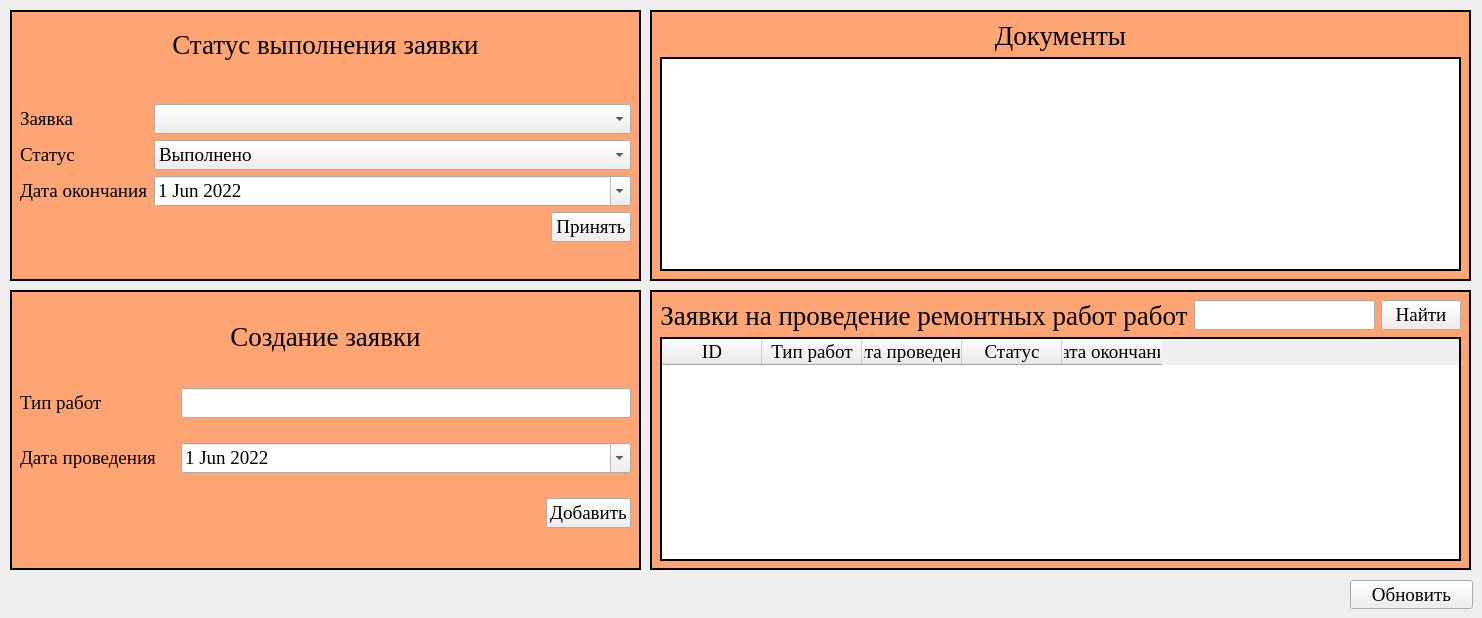
    <widget class="QWidget" name="tab_3">
     <attribute name="icon">
      <iconset>
       <normaloff>../icons/signal_growth_analysis_report_data_graph_chart_statistic_icon_212631.ico</normaloff>../icons/signal_growth_analysis_report_data_graph_chart_statistic_icon_212631.ico</iconset>
     </attribute>
     <attribute name="title">
      <string>Статистика</string>
     </attribute>
     <widget class="QFrame" name="frameForSuppliersForStorage">
      <property name="geometry">
       <rect>
        <x>650</x>
        <y>290</y>
        <width>821</width>
        <height>280</height>
       </rect>
      </property>
      <property name="maximumSize">
       <size>
        <width>16777215</width>
        <height>280</height>
       </size>
      </property>
      <property name="styleSheet">
       <string notr="true">#frameForSuppliersForStorage{
background: #FFA573;
border: 2px solid black;
}</string>
      </property>
      <property name="frameShape">
       <enum>QFrame::StyledPanel</enum>
      </property>
      <property name="frameShadow">
       <enum>QFrame::Raised</enum>
      </property>
      <widget class="QWidget" name="verticalLayoutWidget_5">
       <property name="geometry">
        <rect>
         <x>10</x>
         <y>10</y>
         <width>801</width>
         <height>261</height>
        </rect>
       </property>
       <layout class="QVBoxLayout" name="verticalLayout_5">
        <item>
         <layout class="QHBoxLayout" name="horizontalLayout_19">
          <item>
           <widget class="QLabel" name="label_12">
            <property name="font">
             <font>
              <family>Times New Roman</family>
              <pointsize>20</pointsize>
             </font>
            </property>
            <property name="text">
             <string>Заявки на проведение ремонтных работ работ</string>
            </property>
            <property name="alignment">
             <set>Qt::AlignCenter</set>
            </property>
           </widget>
          </item>
          <item>
           <widget class="QLineEdit" name="lineForSearchingForWorkStatement">
            <property name="maximumSize">
             <size>
              <width>16777215</width>
              <height>30</height>
             </size>
            </property>
            <property name="font">
             <font>
              <family>Times New Roman</family>
              <pointsize>14</pointsize>
             </font>
            </property>
           </widget>
          </item>
          <item>
           <widget class="QPushButton" name="bttnSearchForWorkStatement">
            <property name="font">
             <font>
              <family>Times New Roman</family>
              <pointsize>14</pointsize>
             </font>
            </property>
            <property name="text">
             <string>Найти</string>
            </property>
            <property name="icon">
             <iconset>
              <normaloff>../icons/search_icon_125165.ico</normaloff>../icons/search_icon_125165.ico</iconset>
            </property>
           </widget>
          </item>
         </layout>
        </item>
        <item>
         <widget class="QTableWidget" name="tableWorkStatement">
          <property name="font">
           <font>
            <family>Times New Roman</family>
            <pointsize>14</pointsize>
           </font>
          </property>
          <property name="styleSheet">
           <string notr="true">#tableWorkStatement{
border: 2px solid black
}</string>
          </property>
          <property name="selectionBehavior">
           <enum>QAbstractItemView::SelectRows</enum>
          </property>
          <property name="verticalScrollMode">
           <enum>QAbstractItemView::ScrollPerPixel</enum>
          </property>
          <property name="horizontalScrollMode">
           <enum>QAbstractItemView::ScrollPerPixel</enum>
          </property>
          <column>
           <property name="text">
            <string>ID</string>
           </property>
           <property name="font">
            <font>
             <family>Times New Roman</family>
             <pointsize>14</pointsize>
            </font>
           </property>
           <property name="textAlignment">
            <set>AlignCenter</set>
           </property>
          </column>
          <column>
           <property name="text">
            <string>Тип работ</string>
           </property>
           <property name="font">
            <font>
             <family>Times New Roman</family>
             <pointsize>14</pointsize>
            </font>
           </property>
           <property name="textAlignment">
            <set>AlignCenter</set>
           </property>
          </column>
          <column>
           <property name="text">
            <string>Дата проведения</string>
           </property>
           <property name="font">
            <font>
             <family>Times New Roman</family>
             <pointsize>14</pointsize>
            </font>
           </property>
           <property name="textAlignment">
            <set>AlignCenter</set>
           </property>
          </column>
          <column>
           <property name="text">
            <string>Статус</string>
           </property>
           <property name="font">
            <font>
             <family>Times New Roman</family>
             <pointsize>14</pointsize>
            </font>
           </property>
           <property name="textAlignment">
            <set>AlignCenter</set>
           </property>
          </column>
          <column>
           <property name="text">
            <string>Дата окончания</string>
           </property>
           <property name="font">
            <font>
             <family>Times New Roman</family>
             <pointsize>14</pointsize>
            </font>
           </property>
           <property name="textAlignment">
            <set>AlignCenter</set>
           </property>
          </column>
         </widget>
        </item>
       </layout>
      </widget>
     </widget>
     <widget class="QFrame" name="frameForDocumentsForStorage">
      <property name="geometry">
       <rect>
        <x>650</x>
        <y>10</y>
        <width>821</width>
        <height>271</height>
       </rect>
      </property>
      <property name="maximumSize">
       <size>
        <width>16777215</width>
        <height>280</height>
       </size>
      </property>
      <property name="styleSheet">
       <string notr="true">#frameForDocumentsForStorage{
background: #FFA573;
border: 2px solid black;
}</string>
      </property>
      <property name="frameShape">
       <enum>QFrame::StyledPanel</enum>
      </property>
      <property name="frameShadow">
       <enum>QFrame::Raised</enum>
      </property>
      <widget class="QWidget" name="verticalLayoutWidget_6">
       <property name="geometry">
        <rect>
         <x>10</x>
         <y>10</y>
         <width>801</width>
         <height>251</height>
        </rect>
       </property>
       <layout class="QVBoxLayout" name="verticalLayout_6">
        <item>
         <widget class="QLabel" name="label_13">
          <property name="font">
           <font>
            <family>Times New Roman</family>
            <pointsize>20</pointsize>
           </font>
          </property>
          <property name="text">
           <string>Документы</string>
          </property>
          <property name="alignment">
           <set>Qt::AlignCenter</set>
          </property>
         </widget>
        </item>
        <item>
         <widget class="QListWidget" name="listWidgetForStorage">
          <property name="font">
           <font>
            <family>Times New Roman</family>
            <pointsize>14</pointsize>
           </font>
          </property>
          <property name="styleSheet">
           <string notr="true">#listWidgetForStorage{
border: 2px solid black
}</string>
          </property>
         </widget>
        </item>
       </layout>
      </widget>
     </widget>
     <widget class="QFrame" name="frameForDocumentsForStorageForStatistic">
      <property name="geometry">
       <rect>
        <x>10</x>
        <y>10</y>
        <width>631</width>
        <height>271</height>
       </rect>
      </property>
      <property name="maximumSize">
       <size>
        <width>16777215</width>
        <height>290</height>
       </size>
      </property>
      <property name="styleSheet">
       <string notr="true">#frameForDocumentsForStorageForStatistic{
background: #FFA573;
border: 2px solid black;
}</string>
      </property>
      <property name="frameShape">
       <enum>QFrame::StyledPanel</enum>
      </property>
      <property name="frameShadow">
       <enum>QFrame::Raised</enum>
      </property>
      <widget class="QWidget" name="verticalLayoutWidget_8">
       <property name="geometry">
        <rect>
         <x>10</x>
         <y>-20</y>
         <width>611</width>
         <height>281</height>
        </rect>
       </property>
       <layout class="QVBoxLayout" name="verticalLayout_8">
        <item>
         <widget class="QLabel" name="label_17">
          <property name="maximumSize">
           <size>
            <width>16777215</width>
            <height>50</height>
           </size>
          </property>
          <property name="font">
           <font>
            <family>Times New Roman</family>
            <pointsize>20</pointsize>
           </font>
          </property>
          <property name="text">
           <string>Статус выполнения заявки</string>
          </property>
          <property name="alignment">
           <set>Qt::AlignCenter</set>
          </property>
         </widget>
        </item>
        <item>
         <layout class="QGridLayout" name="gridLayout_5">
          <item row="2" column="0">
           <widget class="QLabel" name="label_20">
            <property name="maximumSize">
             <size>
              <width>136</width>
              <height>30</height>
             </size>
            </property>
            <property name="font">
             <font>
              <family>Times New Roman</family>
              <pointsize>14</pointsize>
             </font>
            </property>
            <property name="text">
             <string>Дата окончания</string>
            </property>
           </widget>
          </item>
          <item row="0" column="0">
           <widget class="QLabel" name="label_19">
            <property name="maximumSize">
             <size>
              <width>136</width>
              <height>30</height>
             </size>
            </property>
            <property name="font">
             <font>
              <family>Times New Roman</family>
              <pointsize>14</pointsize>
             </font>
            </property>
            <property name="text">
             <string>Заявка</string>
            </property>
           </widget>
          </item>
          <item row="0" column="1">
           <widget class="QComboBox" name="comboForWorkStatement">
            <property name="maximumSize">
             <size>
              <width>16777215</width>
              <height>30</height>
             </size>
            </property>
            <property name="font">
             <font>
              <family>Times New Roman</family>
              <pointsize>14</pointsize>
             </font>
            </property>
           </widget>
          </item>
          <item row="1" column="0">
           <widget class="QLabel" name="label_18">
            <property name="maximumSize">
             <size>
              <width>136</width>
              <height>30</height>
             </size>
            </property>
            <property name="font">
             <font>
              <family>Times New Roman</family>
              <pointsize>14</pointsize>
             </font>
            </property>
            <property name="text">
             <string>Статус</string>
            </property>
           </widget>
          </item>
          <item row="1" column="1">
           <widget class="QComboBox" name="comboForWorkStatement_2">
            <property name="maximumSize">
             <size>
              <width>16777215</width>
              <height>30</height>
             </size>
            </property>
            <property name="font">
             <font>
              <family>Times New Roman</family>
              <pointsize>14</pointsize>
             </font>
            </property>
            <item>
             <property name="text">
              <string>Выполнено</string>
             </property>
            </item>
            <item>
             <property name="text">
              <string>Не выполнено</string>
             </property>
            </item>
           </widget>
          </item>
          <item row="2" column="1">
           <widget class="QDateEdit" name="dateEdit_3">
            <property name="maximumSize">
             <size>
              <width>16777215</width>
              <height>30</height>
             </size>
            </property>
            <property name="font">
             <font>
              <family>Times New Roman</family>
              <pointsize>14</pointsize>
             </font>
            </property>
            <property name="currentSection">
             <enum>QDateTimeEdit::DaySection</enum>
            </property>
            <property name="calendarPopup">
             <bool>true</bool>
            </property>
            <property name="currentSectionIndex">
             <number>0</number>
            </property>
            <property name="timeSpec">
             <enum>Qt::LocalTime</enum>
            </property>
            <property name="date">
             <date>
              <year>2022</year>
              <month>6</month>
              <day>1</day>
             </date>
            </property>
           </widget>
          </item>
          <item row="3" column="1">
           <layout class="QHBoxLayout" name="horizontalLayout_9">
            <item>
             <spacer name="horizontalSpacer_5">
              <property name="orientation">
               <enum>Qt::Horizontal</enum>
              </property>
              <property name="sizeHint" stdset="0">
               <size>
                <width>40</width>
                <height>20</height>
               </size>
              </property>
             </spacer>
            </item>
            <item>
             <widget class="QPushButton" name="bttnAceptForStatistic">
              <property name="maximumSize">
               <size>
                <width>150</width>
                <height>30</height>
               </size>
              </property>
              <property name="font">
               <font>
                <family>Times New Roman</family>
                <pointsize>14</pointsize>
               </font>
              </property>
              <property name="layoutDirection">
               <enum>Qt::RightToLeft</enum>
              </property>
              <property name="text">
               <string>Принять</string>
              </property>
              <property name="icon">
               <iconset>
                <normaloff>../icons/1904677-add-addition-calculate-charge-create-new-plus_122527.ico</normaloff>../icons/1904677-add-addition-calculate-charge-create-new-plus_122527.ico</iconset>
              </property>
             </widget>
            </item>
           </layout>
          </item>
         </layout>
        </item>
       </layout>
      </widget>
     </widget>
     <widget class="QFrame" name="frameForDocumentsForStorageForStatement">
      <property name="geometry">
       <rect>
        <x>10</x>
        <y>290</y>
        <width>631</width>
        <height>280</height>
       </rect>
      </property>
      <property name="maximumSize">
       <size>
        <width>16777215</width>
        <height>280</height>
       </size>
      </property>
      <property name="styleSheet">
       <string notr="true">#frameForDocumentsForStorageForStatement{
background: #FFA573;
border: 2px solid black;
}</string>
      </property>
      <property name="frameShape">
       <enum>QFrame::StyledPanel</enum>
      </property>
      <property name="frameShadow">
       <enum>QFrame::Raised</enum>
      </property>
      <widget class="QWidget" name="verticalLayoutWidget_7">
       <property name="geometry">
        <rect>
         <x>10</x>
         <y>0</y>
         <width>611</width>
         <height>261</height>
        </rect>
       </property>
       <layout class="QVBoxLayout" name="verticalLayout_7">
        <item>
         <widget class="QLabel" name="label_14">
          <property name="maximumSize">
           <size>
            <width>16777215</width>
            <height>50</height>
           </size>
          </property>
          <property name="font">
           <font>
            <family>Times New Roman</family>
            <pointsize>20</pointsize>
           </font>
          </property>
          <property name="text">
           <string>Создание заявки</string>
          </property>
          <property name="alignment">
           <set>Qt::AlignCenter</set>
          </property>
         </widget>
        </item>
        <item>
         <layout class="QGridLayout" name="gridLayout_4">
          <property name="spacing">
           <number>25</number>
          </property>
          <item row="1" column="1">
           <widget class="QDateEdit" name="dateEdit">
            <property name="maximumSize">
             <size>
              <width>16777215</width>
              <height>30</height>
             </size>
            </property>
            <property name="font">
             <font>
              <family>Times New Roman</family>
              <pointsize>14</pointsize>
             </font>
            </property>
            <property name="currentSection">
             <enum>QDateTimeEdit::DaySection</enum>
            </property>
            <property name="calendarPopup">
             <bool>true</bool>
            </property>
            <property name="currentSectionIndex">
             <number>0</number>
            </property>
            <property name="timeSpec">
             <enum>Qt::LocalTime</enum>
            </property>
            <property name="date">
             <date>
              <year>2022</year>
              <month>6</month>
              <day>1</day>
             </date>
            </property>
           </widget>
          </item>
          <item row="0" column="1">
           <widget class="QLineEdit" name="lineEditStatisticForStorage1">
            <property name="maximumSize">
             <size>
              <width>16777215</width>
              <height>30</height>
             </size>
            </property>
            <property name="font">
             <font>
              <family>Times New Roman</family>
              <pointsize>14</pointsize>
             </font>
            </property>
           </widget>
          </item>
          <item row="1" column="0">
           <widget class="QLabel" name="label_16">
            <property name="maximumSize">
             <size>
              <width>16777215</width>
              <height>30</height>
             </size>
            </property>
            <property name="font">
             <font>
              <family>Times New Roman</family>
              <pointsize>14</pointsize>
             </font>
            </property>
            <property name="text">
             <string>Дата проведения</string>
            </property>
           </widget>
          </item>
          <item row="0" column="0">
           <widget class="QLabel" name="label_15">
            <property name="maximumSize">
             <size>
              <width>16777215</width>
              <height>30</height>
             </size>
            </property>
            <property name="font">
             <font>
              <family>Times New Roman</family>
              <pointsize>14</pointsize>
             </font>
            </property>
            <property name="text">
             <string>Тип работ</string>
            </property>
           </widget>
          </item>
          <item row="2" column="1">
           <layout class="QHBoxLayout" name="horizontalLayout_5">
            <item>
             <spacer name="horizontalSpacer_2">
              <property name="orientation">
               <enum>Qt::Horizontal</enum>
              </property>
              <property name="sizeHint" stdset="0">
               <size>
                <width>40</width>
                <height>20</height>
               </size>
              </property>
             </spacer>
            </item>
            <item>
             <widget class="QPushButton" name="bttnAddForStorageArrival">
              <property name="maximumSize">
               <size>
                <width>150</width>
                <height>30</height>
               </size>
              </property>
              <property name="font">
               <font>
                <family>Times New Roman</family>
                <pointsize>14</pointsize>
               </font>
              </property>
              <property name="layoutDirection">
               <enum>Qt::RightToLeft</enum>
              </property>
              <property name="text">
               <string>Добавить</string>
              </property>
              <property name="icon">
               <iconset>
                <normaloff>../icons/1904677-add-addition-calculate-charge-create-new-plus_122527.ico</normaloff>../icons/1904677-add-addition-calculate-charge-create-new-plus_122527.ico</iconset>
              </property>
             </widget>
            </item>
           </layout>
          </item>
         </layout>
        </item>
       </layout>
      </widget>
     </widget>
     <widget class="QPushButton" name="bttnRefreshTableWorkStatement">
      <property name="geometry">
       <rect>
        <x>1350</x>
        <y>580</y>
        <width>123</width>
        <height>29</height>
       </rect>
      </property>
      <property name="font">
       <font>
        <family>Times New Roman</family>
        <pointsize>14</pointsize>
       </font>
      </property>
      <property name="text">
       <string>Обновить</string>
      </property>
      <property name="icon">
       <iconset>
        <normaloff>../icons/refreshpageaction_114520.ico</normaloff>../icons/refreshpageaction_114520.ico</iconset>
      </property>
     </widget>
    </widget>
